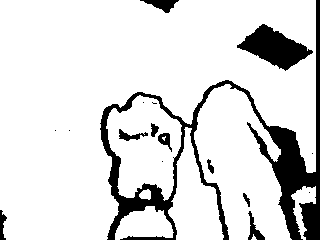
//> input picture samples/sample1.png, 320 x 240 px
$ ./clean_user_image samples/sample1.png   (built with g++ and OpenCV 4)
//> lines starting //> are read from the running program, lines starting //| are printed output that depends on the picture; after the words box and inside, x2 and y2 are one past the last pixel; in counts of white or black regions, pixels touching at a corner belong together
### exec_system_get_output.h
/*!
  \file        exec_system_get_output.h
  \author      Arnaud Ramey <arnaud.a.ramey@gmail.com>
                -- Robotics Lab, University Carlos III of Madrid
  \date        2014/11/15

________________________________________________________________________________

This program is free software: you can redistribute it and/or modify
it under the terms of the GNU Lesser General Public License as published by
the Free Software Foundation, either version 3 of the License, or
(at your option) any later version.

This program is distributed in the hope that it will be useful,
but WITHOUT ANY WARRANTY; without even the implied warranty of
MERCHANTABILITY or FITNESS FOR A PARTICULAR PURPOSE.  See the GNU
Lesser General Public License for more details.

You should have received a copy of the GNU Lesser General Public License
along with this program.  If not, see <http://www.gnu.org/licenses/>.
________________________________________________________________________________

\todo Description of the file
 */
#ifndef EXEC_SYSTEM_GET_OUTPUT_H
#define EXEC_SYSTEM_GET_OUTPUT_H

#include <stdio.h>
#include <string>

/*!
 * Execute a command and get its output.
 * Careful though, be aware that this will only grab stdout and not stderr
 * From http://stackoverflow.com/questions/478898/how-to-execute-a-command-and-get-output-of-command-within-c
 * \param cmd
 * \return
 *    the output of that command
 */
inline std::string exec_system_get_output(const char* cmd) {
  // printf("exec_system_get_output('%s')\n", cmd);
  FILE* pipe = popen(cmd, "r");
  if (!pipe) {
    printf("exec_system_get_output('%s'): could not open pipe\n", cmd);
    return "ERROR";
  }
  char buffer[128];
  std::string result = "";
  while(!feof(pipe)) {
    if(fgets(buffer, 128, pipe) != NULL)
      result += buffer;
  }
  pclose(pipe);
  return result;
}

#endif // EXEC_SYSTEM_GET_OUTPUT_H

### contour_image_annotator.h
/*!
  \file        contour_image_annotator.h
  \author      Arnaud Ramey <arnaud.a.ramey@gmail.com>
                -- Robotics Lab, University Carlos III of Madrid
  \date        2014/11/15

________________________________________________________________________________

This program is free software: you can redistribute it and/or modify
it under the terms of the GNU Lesser General Public License as published by
the Free Software Foundation, either version 3 of the License, or
(at your option) any later version.

This program is distributed in the hope that it will be useful,
but WITHOUT ANY WARRANTY; without even the implied warranty of
MERCHANTABILITY or FITNESS FOR A PARTICULAR PURPOSE.  See the GNU
Lesser General Public License for more details.

You should have received a copy of the GNU Lesser General Public License
along with this program.  If not, see <http://www.gnu.org/licenses/>.
________________________________________________________________________________

\todo Description of the file
 */

#ifndef CONTOUR_IMAGE_ANNOTATOR_H
#define CONTOUR_IMAGE_ANNOTATOR_H

#include <opencv2/highgui/highgui.hpp>
#include <opencv2/imgproc/imgproc.hpp>
#include <stdio.h>
#include "depth_canny.h"
#include "cv_conversion_float_uchar.h"
#include "contour_image_annotator_path.h"
#if USE_IMAGEMAGICK_FOR_16_COLORS_CONVERSION
#include "convert_n_colors.h"
#endif


//#define DEBUG_PRINT(...)   {}
#define DEBUG_PRINT(...)   printf(__VA_ARGS__)

static const unsigned int NCOLORS = 13;
#if USE_PCL_FOR_GROUND_PLANE // add the 'compute ground' button
static const unsigned int NSTATIC_BUTTONS = 7;
#else
static const unsigned int NSTATIC_BUTTONS = 6;
#endif
static const unsigned int BUTTONWIDTH = 32, NBUTTONS = NSTATIC_BUTTONS + NCOLORS;
static const char* BUTTONS_NAMES[NSTATIC_BUTTONS] =
{"exit", "first", "prev", "next", "last", "clear"
#if USE_PCL_FOR_GROUND_PLANE
  , "ground"};
#else
};
#endif
static const cv::Scalar USER_COLOR [NCOLORS] = {
  cv::Scalar(0, 0, 0), // black = eraser
  cv::Scalar(0, 0, 255), cv::Scalar(0, 255, 0), cv::Scalar(255, 0, 0),

  cv::Scalar(255, 255, 0), cv::Scalar(255, 0, 255), cv::Scalar(0, 255, 255),

  cv::Scalar(255, 160, 0), cv::Scalar(160, 255, 0),
  cv::Scalar(255, 0, 160), cv::Scalar(160, 0, 255),
  cv::Scalar(0, 160, 255), cv::Scalar(0, 255, 160)
};

////////////////////////////////////////////////////////////////////////////////
/// from string_utils
////////////////////////////////////////////////////////////////////////////////

/*! find all the iterations of a pattern in a string and replace
 * them with another pattern
 * \param stringToReplace the string to change
 * \param pattern what we want to replace
 * \param patternReplacement what we replace with
 * \return the number of times we replaced pattern
 */
// [13 lines left out: function find_and_replace, not called in this run]

////////////////////////////////////////////////////////////////////////////////

/*!
 * Remove the extension from a filename
 * \param path
 *  the full path
 * \example
 *  "/foo/bar" -> "/foo/bar"
 *  "/foo/bar.dat" -> "/foo/bar"
 *  "/foo.zim/bar.dat" -> "/foo.zim/bar"
 *  "/foo.zim/bar" -> "/foo.zim/bar"
 */
inline std::string remove_filename_extension
(const std::string & path) {
  std::string::size_type dot_pos = path.find_last_of('.');
  if (dot_pos == std::string::npos)
    return path;
  std::string::size_type slash_pos = path.find_last_of('/');
  if (slash_pos != std::string::npos && slash_pos > dot_pos) // dot before slash
    return path;
  return path.substr(0, dot_pos);
}

////////////////////////////////////////////////////////////////////////////////

class ContourImageAnnotator {
public:

  // [113 lines left out: functions ContourImageAnnotator, load_playlist_images, goto_next_playlist_image, goto_prev_playlist_image, goto_playlist_image, run, not called in this run]

  //////////////////////////////////////////////////////////////////////////////

protected:

  // [8 lines left out: function load_playlist_image, not called in this run]
  inline std::string get_current_filename() const {
    return _playlist[_playlist_idx];
  }
  inline std::string get_current_user_filename() const {
    return remove_filename_extension(get_current_filename()) + _user_image_suffix + ".png";
  }

  //////////////////////////////////////////////////////////////////////////////

  // [56 lines left out: functions set_images, load_current_user_image, save_current_user_image, not called in this run]

  //////////////////////////////////////////////////////////////////////////////

  //! a key handler for children classes
  virtual void custom_key_handler(char c) { }
  virtual void custom_button_handler(const std::string button_name) { }

  //////////////////////////////////////////////////////////////////////////////

  // [140 lines left out: functions quit, select_color, redraw_final_window, win_cb, clear_user_image, paint_contour and 1 more, not called in this run]

  //////////////////////////////////////////////////////////////////////////////

  inline cv::Rect buttons_roi() const {
    return cv::Rect (0, 0, _buttons.cols, _buttons.rows);
  }
  inline cv::Rect button_roi(unsigned int i) const {
    return cv::Rect (i * BUTTONWIDTH, 0, BUTTONWIDTH, BUTTONWIDTH);
  }
  // [4 lines left out: function user_image_roi, not called in this run]

  //////////////////////////////////////////////////////////////////////////////

  cv::Mat3b _user_image; // does not include contours
  cv::Mat1b _user_image_mask;
  cv::Mat1b _contours, _contours_clone;
  cv::Mat3b _buttons;
  cv::Mat _rgb;
  bool _rgb_ok;
  cv::Mat3b _final_window;
  std::string WINNAME;
  unsigned int _selected_color;
  std::string _user_image_suffix;
  // playlist
  std::vector<std::string> _playlist;
  unsigned int _playlist_idx;
}; // en class ContourImageAnnotator

#endif // CONTOUR_IMAGE_ANNOTATOR_H

### clean_user_image.cpp
/*!
  \file        clean_user_image.cpp
  \author      Arnaud Ramey <arnaud.a.ramey@gmail.com>
                -- Robotics Lab, University Carlos III of Madrid
  \date        2014/11/15

________________________________________________________________________________

This program is free software: you can redistribute it and/or modify
it under the terms of the GNU Lesser General Public License as published by
the Free Software Foundation, either version 3 of the License, or
(at your option) any later version.

This program is distributed in the hope that it will be useful,
but WITHOUT ANY WARRANTY; without even the implied warranty of
MERCHANTABILITY or FITNESS FOR A PARTICULAR PURPOSE.  See the GNU
Lesser General Public License for more details.

You should have received a copy of the GNU Lesser General Public License
along with this program.  If not, see <http://www.gnu.org/licenses/>.
________________________________________________________________________________

\todo Description of the file
 */
#include <opencv2/highgui/highgui.hpp>
#include <opencv2/imgproc/imgproc.hpp>
#include "contour_image_annotator.h"

void dilate_mask(const cv::Mat3b & img, cv::Scalar color,
                 cv::Mat1b & mask_buffer, const unsigned int kernel_size = 10) {
  unsigned int rows = img.rows, cols = img.cols;
  mask_buffer.create(img.size());
  mask_buffer.setTo(0);
  cv::Vec3b color3b(color[0], color[1], color[2]);
  for (int row = 0; row < rows; ++row) {
    const cv::Vec3b*row_ptr = img.ptr<cv::Vec3b>(row);
    uchar* mask_buffer_ptr = mask_buffer.ptr<uchar>(row);
    for (int col = 0; col < cols; ++col) {
      if (row_ptr[col] == color3b)
        mask_buffer_ptr[col] = 255;
    } // end loop col
  } // end loop row
  //cv::imshow("mask_buffer", mask_buffer); cv::waitKey(0);
  cv::morphologyEx(mask_buffer, mask_buffer, cv::MORPH_OPEN,
                   cv::Mat(kernel_size, kernel_size, CV_8U, 255));
  //cv::imshow("mask_buffer_morph", mask_buffer); cv::waitKey(0);
} // end dilate()

////////////////////////////////////////////////////////////////////////////////
////////////////////////////////////////////////////////////////////////////////

int main(int argc, char** argv) {
  cv::Mat3b user_img, user_img_cleaned;
  cv::Mat1b mask_buffer;
  std::vector<int> params;
  params.push_back(CV_IMWRITE_PNG_COMPRESSION);
  params.push_back(9);

  for (unsigned int i = 1; i < argc; ++i) {
    std::string filename = std::string(argv[i]);
    bool success = false;
    try {
      user_img = cv::imread(filename, CV_LOAD_IMAGE_COLOR);
//> user_img is the input picture: 240 rows x 320 cols, CV_8UC3; 86.3% white; 17 black regions (7 under 20 px), largest, box (x1, y1, x2, y2) and area: (100, 0, 320, 240) 7792, (237, 24, 313, 71) 1743, (140, 0, 179, 13) 250
      success = !user_img.empty();
    }
    catch (cv::Exception e) {
      printf("load_current_user_image(): exception '%s'\n", e.what());
    }
    if (!success) {
      printf("load_current_user_image(): could not load '%s'\n",
             filename.c_str());
      continue;
    }
    // make region grow
    user_img_cleaned.create(user_img.size());
    user_img_cleaned.setTo(cv::Scalar::all(0));
    for(unsigned j = 0; j < NCOLORS ; ++j)  {
      dilate_mask(user_img, USER_COLOR[j], mask_buffer);
      user_img_cleaned.setTo(USER_COLOR[j], mask_buffer);
    }
//> this loop made 13 passes
//> color3b in dilate_mask on passes 1 to 12: [0, 0, 0], [0, 0, 255], [0, 255, 0], [255, 0, 0], [255, 255, 0], [255, 0, 255], [0, 255, 255], [255, 160, 0], [160, 255, 0], [255, 0, 160], [160, 0, 255], [0, 160, 255]
//> pass 1, in dilate_mask, `cv::morphologyEx(mask_buffer, mask_buffer, cv::MORPH_OPEN, cv::Mat(ker..`:
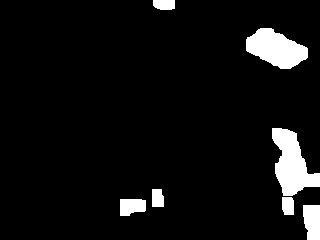
//> mask_buffer: 240 rows x 320 cols, CV_8UC1; 6.5% white; 7 white regions, largest, box (x1, y1, x2, y2) and area: (272, 128, 320, 196) 1825, (246, 28, 308, 69) 1632, (303, 205, 320, 240) 531
//> after the loop: user_img_cleaned: 240 rows x 320 cols, CV_8UC3; every value is 0
    cv::imshow("user_img", user_img);
    cv::imshow("user_img_cleaned", user_img_cleaned); cv::waitKey(10);
    std::string filename_out = remove_filename_extension(filename) + "_cleaned.png";
    printf("Saving file '%s'\n", filename_out.c_str());
    cv::imwrite(filename_out, user_img_cleaned, params);
  } // end loop i
}

$ run again, with samples/sample2.png copied over samples/sample1.png
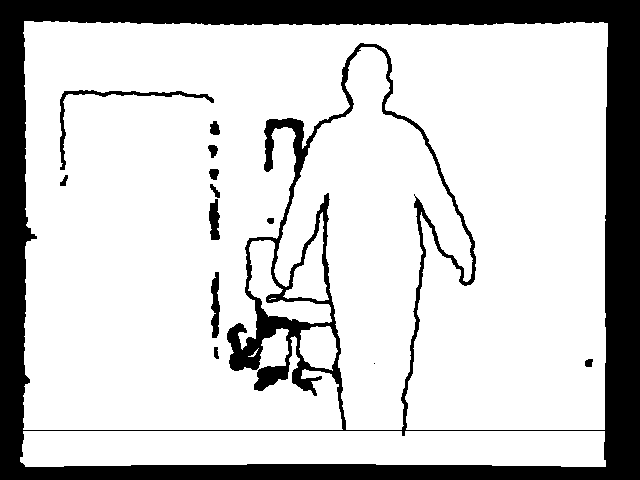
//> input picture samples/sample2.png, 640 x 480 px
//> user_img is the input picture: 480 rows x 640 cols, CV_8UC3; 79.3% white; 13 black regions (1 under 20 px), largest, box (x1, y1, x2, y2) and area: (0, 0, 640, 480) 61408, (60, 90, 214, 170) 833, (211, 272, 220, 338) 410
//> the loop `for(unsigned j = 0; j < NCOLORS ; ++j)` made 13 passes
//> color3b in dilate_mask on passes 1 to 8: [0, 0, 0], [0, 0, 255], [0, 255, 0], [255, 0, 0], [255, 255, 0], [255, 0, 255], [0, 255, 255], [255, 160, 0]
//> pass 1, in dilate_mask, `cv::morphologyEx(mask_buffer, mask_buffer, cv::MORPH_OPEN, cv::Mat(ker..`:
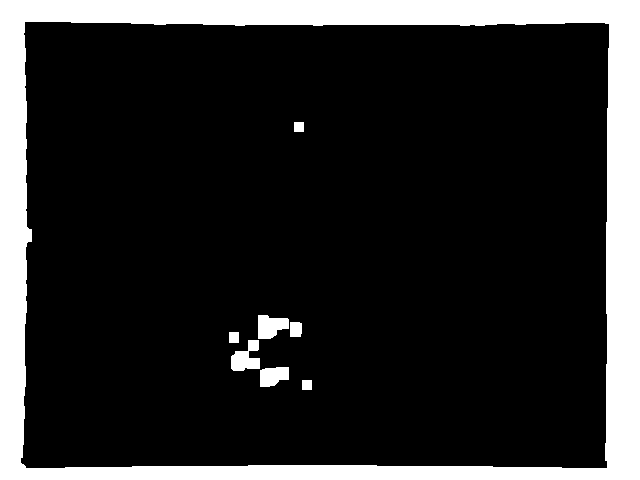
//> mask_buffer: 480 rows x 640 cols, CV_8UC1; 17.1% white; 8 white regions, largest, box (x1, y1, x2, y2) and area: (0, 0, 640, 480) 50461, (231, 340, 260, 371) 571, (258, 315, 289, 339) 553

$ run again, with samples/sample3.png copied over samples/sample1.png
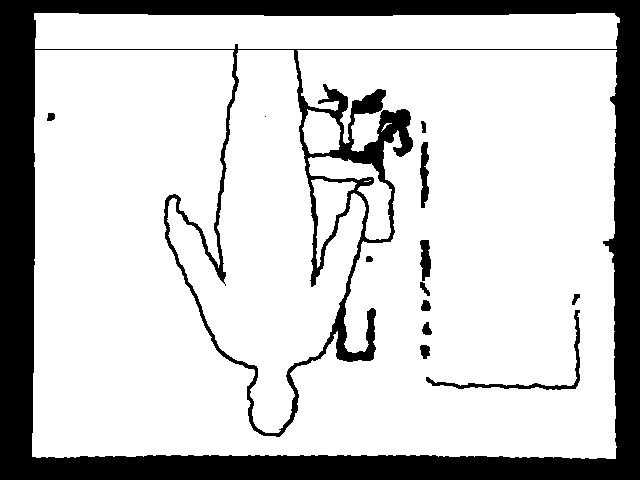
//> input picture samples/sample3.png, 640 x 480 px
//> user_img is the input picture: 480 rows x 640 cols, CV_8UC3; 79.3% white; 13 black regions (1 under 20 px), largest, box (x1, y1, x2, y2) and area: (0, 0, 640, 480) 61408, (426, 310, 580, 390) 833, (420, 142, 429, 208) 410
//> the loop `for(unsigned j = 0; j < NCOLORS ; ++j)` made 13 passes
//> color3b in dilate_mask on passes 1 to 8: [0, 0, 0], [0, 0, 255], [0, 255, 0], [255, 0, 0], [255, 255, 0], [255, 0, 255], [0, 255, 255], [255, 160, 0]
//> pass 1, in dilate_mask, `cv::morphologyEx(mask_buffer, mask_buffer, cv::MORPH_OPEN, cv::Mat(ker..`:
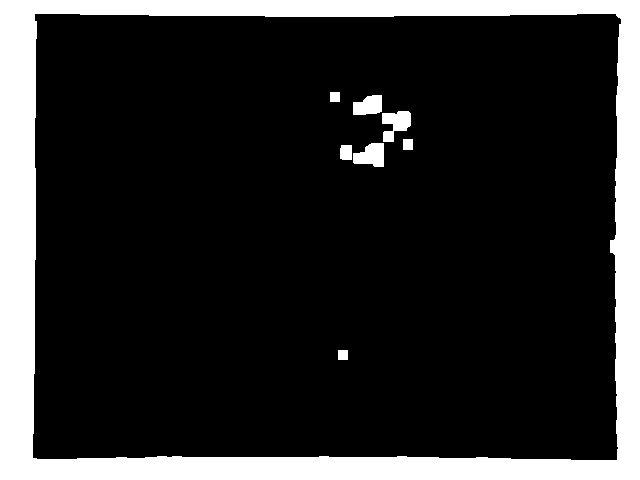
//> mask_buffer: 480 rows x 640 cols, CV_8UC1; 17.1% white; 8 white regions, largest, box (x1, y1, x2, y2) and area: (0, 0, 640, 480) 50461, (382, 111, 411, 142) 571, (353, 143, 384, 167) 553

$ run again, with samples/alberto1_depth.png copied over samples/sample1.png
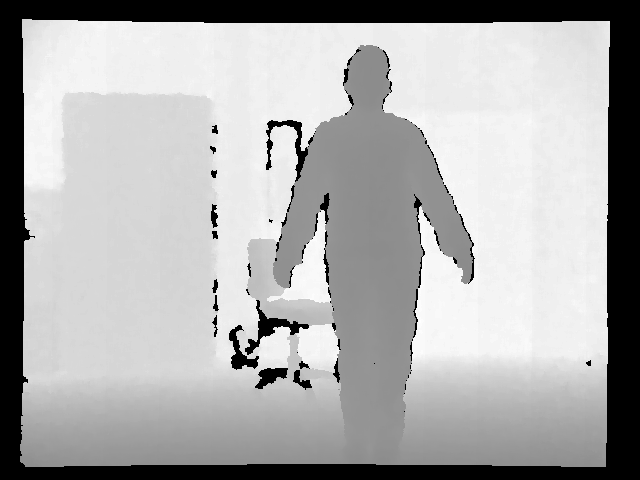
//> input picture samples/alberto1_depth.png, 640 x 480 px
//> user_img is the input picture: 480 rows x 640 cols, CV_8UC3; min 0, max 255, mean 171.6
//> the loop `for(unsigned j = 0; j < NCOLORS ; ++j)` made 13 passes
//> color3b in dilate_mask on passes 1 to 8: [0, 0, 0], [0, 0, 255], [0, 255, 0], [255, 0, 0], [255, 255, 0], [255, 0, 255], [0, 255, 255], [255, 160, 0]
//> pass 1, in dilate_mask, `cv::morphologyEx(mask_buffer, mask_buffer, cv::MORPH_OPEN, cv::Mat(ker..`:
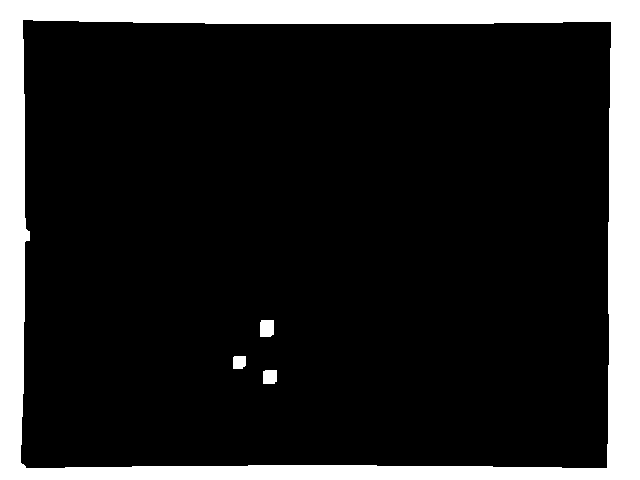
//> mask_buffer: 480 rows x 640 cols, CV_8UC1; 15.9% white; 4 white regions, box (x1, y1, x2, y2) and area: (0, 0, 640, 480) 48185, (260, 320, 274, 337) 231, (263, 370, 277, 384) 190, (233, 356, 246, 369) 161
